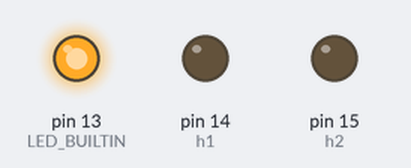
Bench run of a sketch on a simulated Arduino Uno, built with avr-gcc and run on an emulated ATmega328P. Parts: output pins drawn as LEDs (lit = HIGH).

Above: at 0.12 s.
At 0.87 s:
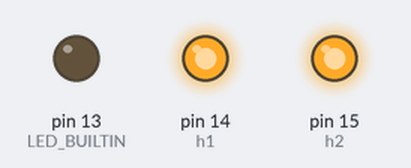
At 1.37 s:
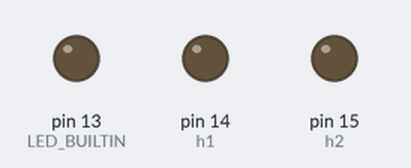
At 2.62 s:
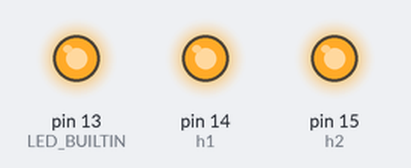
Timing chart, 0 to 3.0 s (numbered marks = the images above):
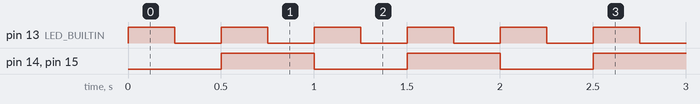

The sketch:

WatchdogTesterPico.ino
```cpp
// pico code to test watchdog, flatlines after 50 iterations, resets around 100
// iterations
#define h1 14
#define h2 15

// the setup function runs once when you press reset or power the board
void setup() {
  // initialize digital pin LED_BUILTIN as an output.
  pinMode(LED_BUILTIN, OUTPUT);
  pinMode(h1, OUTPUT);
  pinMode(h2, OUTPUT);
}

int i = 0;
// the loop function runs over and over again forever
void loop() {
  Serial.println(i++);
  digitalWrite(LED_BUILTIN,
               HIGH);  // turn the LED on (HIGH is the voltage level)
  delay(250);          // wait for a second
  digitalWrite(LED_BUILTIN, LOW);  // turn the LED off by making the voltage LOW
  delay(250);

  if (i < 80) {
    digitalWrite(h1, (i & 0x1));
    digitalWrite(h2, (i & 0x1));
  }
  if (i == 50) {
    Serial.println("Flatline");
  }
}
```

Measured:
- by itself, pin 13 (LED_BUILTIN): alternates HIGH for 0.25 s and LOW for 0.25 s
- by itself, pin 14 (h1), pin 15 (h2): alternates HIGH for 0.50 s and LOW for 0.50 s, 79 changes in all, then stays HIGH
